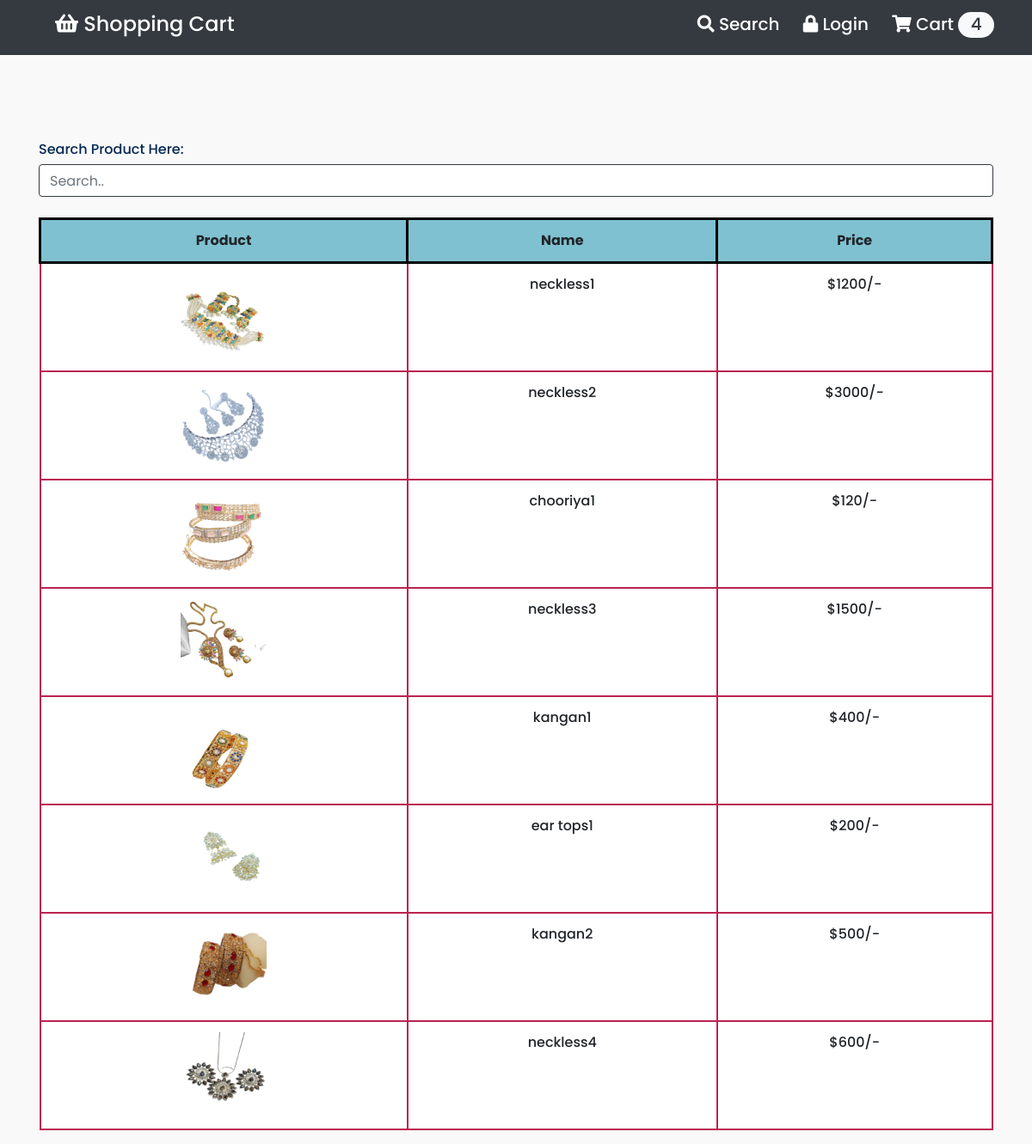
Screenshot of /search.php with the database file from the repository.
### tables this page shows
CREATE TABLE `products` (
  `pr_id` int(250) NOT NULL,
  `name` varchar(250) NOT NULL,
  `price` int(250) NOT NULL,
  `image` varchar(250) NOT NULL
);

### search.php (the view, shortened to what this page needs)
<!DOCTYPE html>
<html lang="en">
<head>
    <link rel="stylesheet" href="https://cdn.jsdelivr.net/npm/bootstrap@4.0.0/dist/css/bootstrap.min.css">
    <link rel="stylesheet" href="css/search.css">
    <link rel="stylesheet" href="https://cdnjs.cloudflare.com/ajax/libs/font-awesome/5.8.2/css/all.css" />
</head>
<body>
    <?php include 'header.php';  ?>
<section>
  <div class="container">
    <h6>Search Product Here:</h6>
    <input class="form-control border-dark" id="myInput" type="text" placeholder="Search..">
    <br>
    <table class="table table-bordered text-center ">
      <thead>
        <tr>
          <th>Product</th>
          <th>Name</th>
          <th>Price</th>
        </tr>
      </thead>
      <tbody id="myTable">
      <?php
         include 'conn.php';
         $select_products = mysqli_query($conn, "SELECT * FROM `products`");
         if(mysqli_num_rows($select_products) > 0){
            while($row = mysqli_fetch_assoc($select_products)){
      ?>
      <tr>
         <td><img src="upload/<?php echo $row['image']; ?>" height="100" alt=""></td>
         <td><?php echo $row['name']; ?></td>
         <td>$<?php echo $row['price']; ?>/-</td>
      </tr>
      <?php
         };
         }else{
            echo "<div class='empty'>no product added</div>";
         };
      ?>
      </tbody>
    </table>
  </div>
</section>
</body>
</html>

### css/search.css (style rules this page uses)
* { margin: 0; padding: 0; box-sizing: border-box; font-family: 'Montserrat',sans-serif; }
section { margin-top: 100px; }
h6 { color: #042953; font-weight: 600; margin-bottom: 10px; }
.table, .table tr,.table td { background-color: #fff; border: 2px solid #BA2350; font-weight: 500; }
.table thead th { background-color: #7fc1d1; border: 3px solid black; font-weight: 700; }
.table thead { border: 3px solid black; }
#myTable td { border: 2px solid #BA2350; }

### header.php (style rules this page uses)
* { font-family: 'Poppins', sans-serif; }
body { background-color:#eeeeee59; }
a, button[type="submit"], input[type=text] { color: #333; text-decoration: none; -webkit-transition: all 400ms ease-in-out; -moz-transition: all 400ms ease-in-out; -o-transition: all 400ms ease-in-out; -ms-transition: all 400ms ease-in-out; transition: all 400ms ease-in-out; }

### rows the page displays
products: image (picture), name "neckless1", price "1200"
products: image (picture), name "neckless2", price "3000"
products: image (picture), name "chooriya1", price "120"
products: image (picture), name "neckless3", price "1500"
products: image (picture), name "kangan1", price "400"
products: image (picture), name "ear tops1", price "200"
products: image (picture), name "kangan2", price "500"
products: image (picture), name "neckless4", price "600"

### other values shown
$row_count "4"
